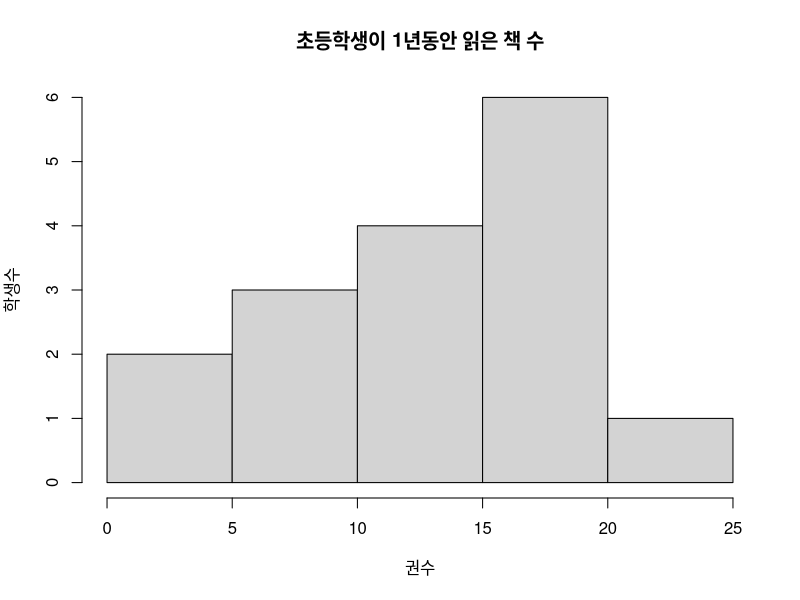
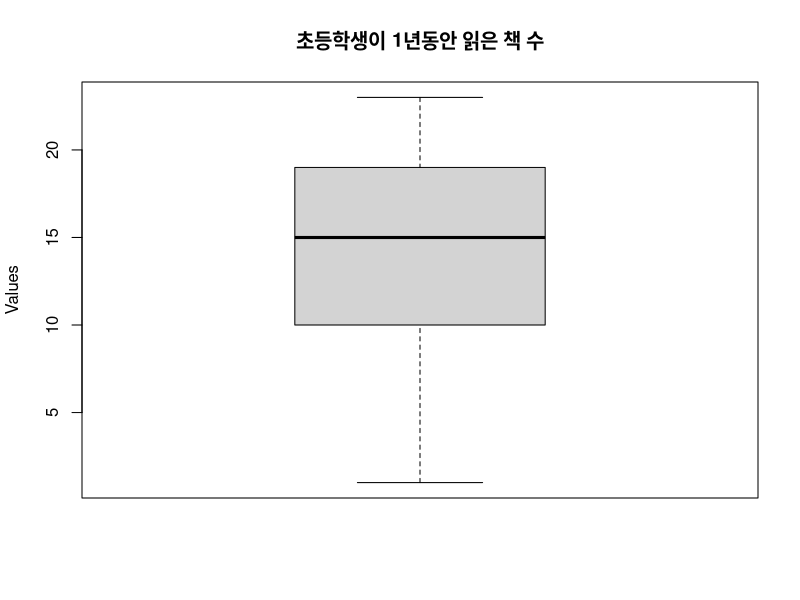

These figures' R source, in order:
#교재 p.160 예제 6-7의 데이터(어느 마을 초등학생 16명이 1년 동안 읽은 책 수)에 대하여 아래의 과정을 수행하시오.

readingBooks <- c(5, 23, 20, 1, 10, 15, 15, 10, 9, 13, 18, 11, 18, 20, 19, 19)
  
# (1) 히스토그램을 그리시오.
hist(readingBooks, main = "초등학생이 1년동안 읽은 책 수", xlab="권수", ylab = "학생수")

# (2) 상자그림을 그리시오. (2점)
boxplot(readingBooks,main = "초등학생이 1년동안 읽은 책 수", ylab="Values")

# (3) 다섯수치요약을 산출하시오 (2점)
# 다섯수치요약 : 최소값, 제1사분위수, 중앙값, 제3사분위수, 최대값
fivenum(readingBooks)

# (4) 이 16명의 데이터가 대표하는 모집단(어느 마을 초등학생 전체)에서 1년 동안 읽은 책 수의 평균이 14와 
# 다르다고 할 수 있는지 유의수준 5%에서 검정하시오. (2점)
t.test(readingBooks,alternative="two.sided", mu = 14)
#alternative="two.sided" : H1 = u=u0가 같지 않다
#H0 : 모집단에서 1년간 읽은 책 수의 평균은 14과 동일하다 
#H1 : 모집단에서 1년간 읽은 책 수의 평균은 14과 다르다
#p의 값 = 0.9355 > 0.05
#유의수준보다 크므로 귀무가설을 채택하고 대립가설을 기각한다 
#읽은 책 수의 평균 14과 동일하다는 것을 볼 수 있다